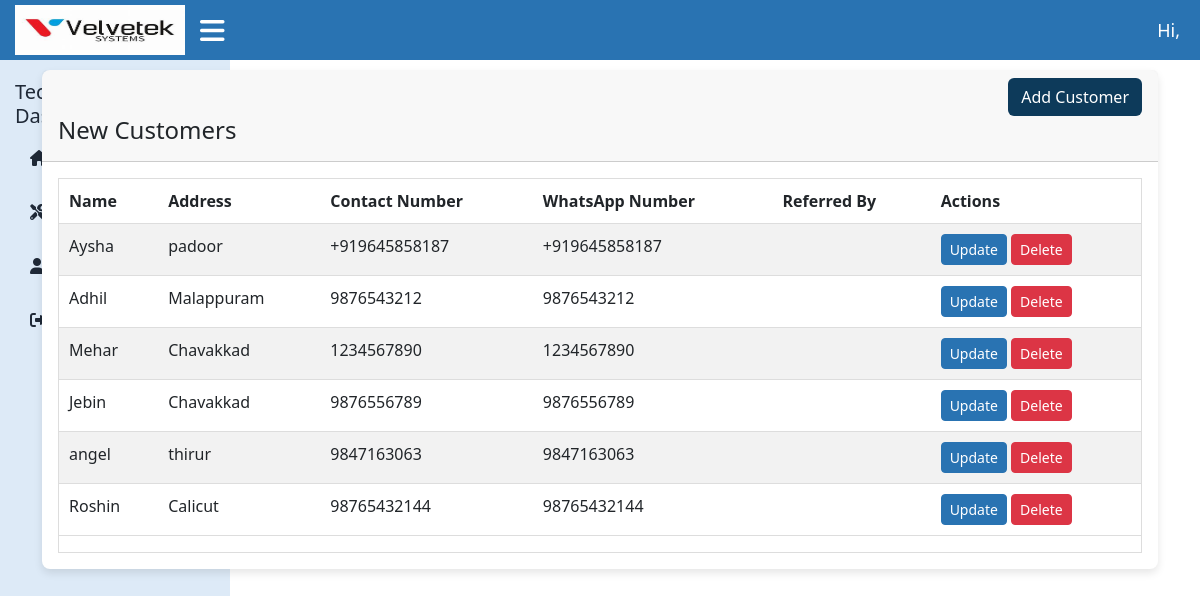
The app's page /technician/new-customer/, older data.
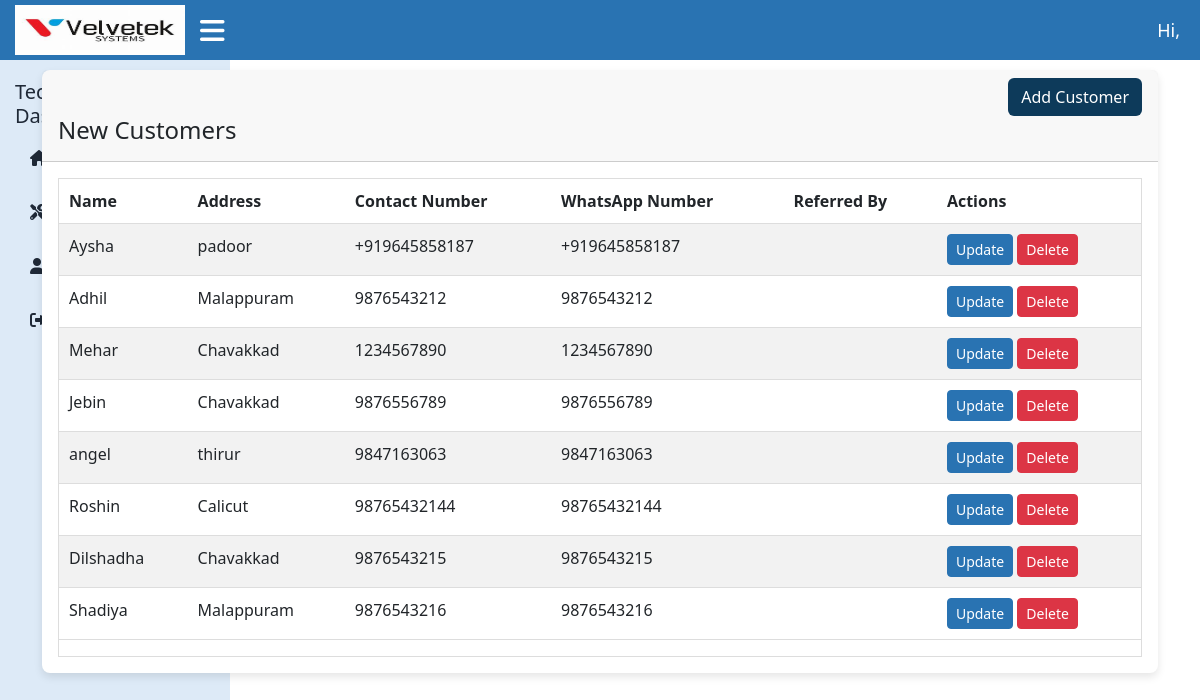
The same page, newer data.
### velvetekapp/models.py (models this page shows)
class Customer(models.Model):
    name=models.CharField(max_length=255)
    address = models.TextField()
    contact_number = models.CharField(max_length=15,unique=True)
    whatsapp_number = models.CharField(max_length=15)
    referred_by =models.CharField(max_length=255)

### technicianapp/views.py (the view)
# urls.py: path('new-customer/',views.technician_new_customer,name='technician_new_customer'),
def technician_new_customer(request):
    customers = Customer.objects.all()
    return render(request, 'technician_add_customer.html', {'customers': customers})

### templates/technician_add_customer.html (shortened to what this page needs)
{% extends 'technician_dashboard.html' %}
{% block content %}
<div class="container">
  <div class="page-inner">
    <div class="row">
      <div class="col-md-12">
        <div class="card">
          <div class="card-header">
            <div class="ms-md-auto py-2 py-md-0 text-end">
              <a href="#" class="btn text-white" style="background-color: #0d3a5a;" data-bs-toggle="modal" data-bs-target="#addCustomerModal">Add Customer</a>
            </div>
            <h4 class="card-title">New Customers</h4>
          </div>
          <div class="card-body">
            <div class="table-responsive">
              <table id="basic-datatables" class="display table table-striped table-hover">
                <thead>
                  <tr>
                    <th>Name</th>
                    <th>Address</th>
                    <th>Contact Number</th>
                    <th>WhatsApp Number</th>
                    <th>Referred By</th>
                    <th>Actions</th>
                  </tr>
                </thead>
                <tbody>
                  {% for customer in customers %}
                  <tr>
                    <td>{{ customer.name }}</td>
                    <td>{{ customer.address }}</td>
                    <td>{{ customer.contact_number }}</td>
                    <td>{{ customer.whatsapp_number }}</td>
                    <td>{{ customer.reffered_by }}</td>
                    <td>
                      <button
                        class="btn btn-sm btn-primary"
                        data-bs-toggle="modal"
                        data-bs-target="#updateCustomerModal{{ customer.id }}">
                        Update
                      </button>
                      <form method="post" action="{% url 'delete_customer' customer.id %}" style="display:inline;">
                        <button type="submit" class="btn btn-sm btn-danger">Delete</button>
                      </form>
                    </td>
                  </tr>
                  {% endfor %}
                </tbody>
              </table>
            </div>
          </div>
        </div>
      </div>
    </div>
  </div>
</div>
{% endblock %}

Row changes from the older to the newer data that the page shows:
added Customer: name "Dilshadha", address "Chavakkad", contact_number "9876543215", whatsapp_number "9876543215"
added Customer: name "Shadiya", address "Malappuram", contact_number "9876543216", whatsapp_number "9876543216"
